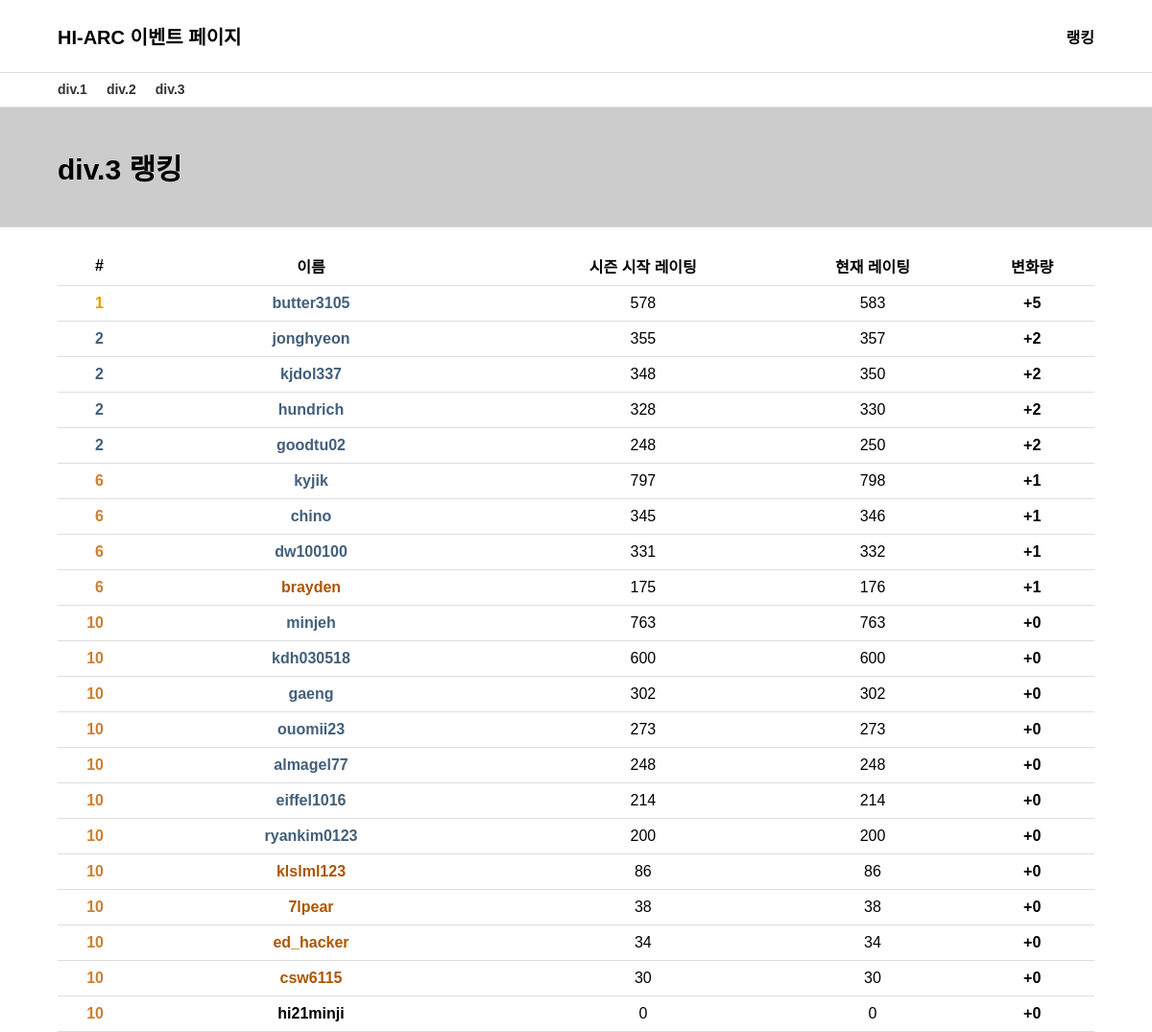
The app's page /ranking/div3/ with its own data.
### ranking/models.py (models this page shows)
class RatedUser(models.Model):
    username = models.CharField(max_length=200, unique=True, verbose_name='핸들')
    seasonStartRating = models.IntegerField(verbose_name='시즌 시작 레이팅')
    userrating = models.IntegerField(verbose_name='현재 레이팅')
    userdiv = models.IntegerField(verbose_name='디비전')
    create_date = models.DateTimeField(auto_now_add=True, verbose_name='계정 생성시간')
    class Meta:
        db_table = 'RatedUser'
        verbose_name = 'RatedUser'
        verbose_name_plural = 'RatedUser'

### ranking/views.py (the view)
# urls.py: path('div3/', views.div3, name='div3ranking'),
def div3(request):
    context = {}
    context['div'] = 3
    context['ranking'] = divRankAll(3)
    return render(request, 'ranking/index.html', context)

### home/templates/ranking/index.html (shortened to what this page needs)
<!DOCTYPE html>
<html lang="ko">
<head>
</head>
<header>
    <div class="left">
        <a href="/home/">HI-ARC 이벤트 페이지</a>
    </div>
    <div class="right">
        <ul>
            <li><a href="/ranking/">랭킹</a></li>
        </ul>
    </div>
</header>
<div class="menu-bar">
    <a href="/ranking/div1" class="menu-item">div.1</a>
    <a href="/ranking/div2" class="menu-item">div.2</a>
    <a href="/ranking/div3" class="menu-item">div.3</a>
</div>
<div class="title">
    div.{{div}} 랭킹
</div>
<table class="ranking-table">
    <thead>
        <tr>
            <th>#</th>
            <th>이름</th>
            <th>시즌 시작 레이팅</th>
            <th>현재 레이팅</th>
            <th>변화량</th>
        </tr>
    </thead>
    {% for user in ranking %}
    <tbody>
        <tr>
            <td><font style="color:{{user.rankcolor}}">{{user.rank}}</font></td>
            <td><a href="https://solved.ac/profile/{{user.username}}"><font style="color:{{user.color}}">{{user.username}}</font></a></td>
            <td>{{user.seasonStartRating}}</td>
            <td>{{user.userrating}}</td>
            <td>+{{user.change}}</td>
        </tr>
    </tbody>
    {% endfor %}
</table>
</html>

### home/templates/ranking/index.html (style rules this page uses)
* { margin: 0; padding: 0; font-family: 'Noto Sans KR', sans-serif; }
header { position: fixed; top: 0; left: 0; right: 0; height: 35px; padding-top: 20px; padding-bottom: 20px; color: black; background: #ffffff; font-weight: bold; display: flex; justify-content: space-between; align-items: center; font-family: 'Noto Sans KR', sans-serif; margin-bottom: 20px; z-index: 1; border-bottom: 1px solid #ddd; }
.left { font-size: 20px; padding-left: 60px; }
.left a { text-decoration: none; color: black; font-weight: bold; transition: color 0.3s; }
.right ul { list-style: none; padding: 0; margin-right: 40px; display: flex; }
.right li { margin-right: 20px; }
.right a { text-decoration: none; color: black; font-weight: bold; transition: color 0.3s; }
.menu-bar { position: relative; margin-top: 70px; background-color: #fff; padding-top: 15px; padding-left: 60px; padding-bottom: 10px; border-bottom: 1px solid #ddd; text-align: left; font-size: 0; display: flex; }
.menu-item { text-decoration: none; color: #333; font-weight: bold; font-size: 14px; margin-right: 20px; }
.title { position: relative; padding-top: 40px; padding-left: 60px; padding-bottom: 40px; border-bottom: 1px solid #ddd; background-color: #cccccc; font-size: 30px; font-weight: bold; }
.ranking-table { border-collapse: collapse; width: calc(100% - 120px); margin-top: 20px; margin-left: 60px; margin-right: 60px; }
.ranking-table th, .ranking-table td { border-bottom: 1px solid #ddd; padding: 8px; text-align: center; height: 20px; }
.ranking-table td a { text-decoration: none; }
.ranking-table th:first-child, .ranking-table td:first-child { text-align: right; font-weight: bold; }
.ranking-table td:nth-child(1) { width: 40px; }
.ranking-table td:nth-child(2) { width: 400px; }
.ranking-table td:nth-child(2), .ranking-table td:nth-child(5) { font-weight: bold; }
.ranking-table th { background-color: transparent; color: black; }
.ranking-table th, .ranking-table td { vertical-align: middle; }
.ranking-table tr:nth-child(odd) { background-color: transparent; }

### records on screen
RatedUser: username "butter3105"
RatedUser: username "jonghyeon"
RatedUser: username "kjdol337"
RatedUser: username "hundrich"
RatedUser: username "goodtu02"
RatedUser: username "kyjik"
RatedUser: username "chino"
RatedUser: username "dw100100"
RatedUser: username "brayden"
RatedUser: username "minjeh"
RatedUser: username "kdh030518"
RatedUser: username "gaeng"
RatedUser: username "ouomii23"
RatedUser: username "almagel77"
RatedUser: username "eiffel1016"
RatedUser: username "ryankim0123"
RatedUser: username "klslml123"
RatedUser: username "7lpear"
RatedUser: username "ed_hacker"
RatedUser: username "csw6115"
RatedUser: username "hi21minji"

### other values on screen
{{ div }} "3"
{{ user.rank }} "1" "2" "2" "2" "2" "6" "6" "6" "6" "10" "10" "10" "10" "10" "10" "10" "10" "10" "10" "10" "10"
{{ user.seasonStartRating }} "578" "355" "348" "328" "248" "797" "345" "331" "175" "763" "600" "302" "273" "248" "214" "200" "86" "38" "34" "30" "0"
{{ user.userrating }} "583" "357" "350" "330" "250" "798" "346" "332" "176" "763" "600" "302" "273" "248" "214" "200" "86" "38" "34" "30" "0"
{{ user.change }} "5" "2" "2" "2" "2" "1" "1" "1" "1" "0" "0" "0" "0" "0" "0" "0" "0" "0" "0" "0" "0"
